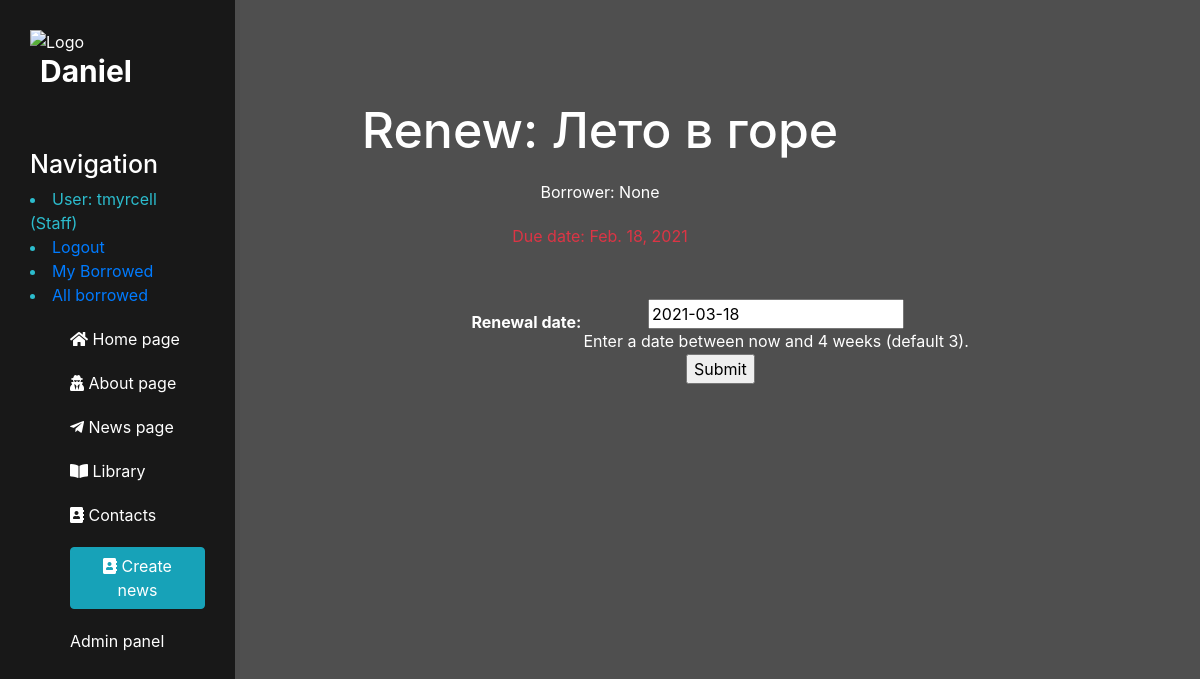
Page /library/book/abea4622-3078-4b9b-ab16-c16bd83eabcc/renew/ (signed in) on the earlier database version.
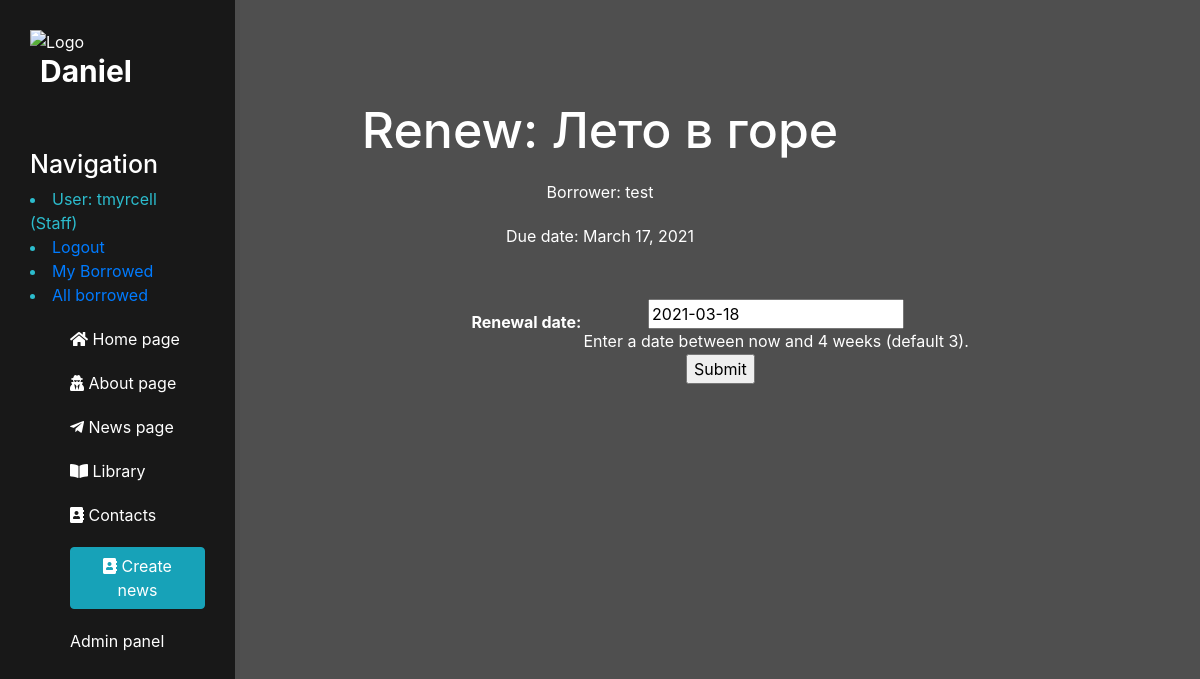
Same page on the later database version.
### library/models.py (models this page shows, shortened)
class BookInstance(models.Model):
    id = models.UUIDField(primary_key=True, default=uuid.uuid4,
                          help_text="Unique ID for this particular book across whole library")
    book = models.ForeignKey('Book', on_delete=models.RESTRICT)
    imprint = models.CharField(max_length=200)
    due_back = models.DateField(null=True, blank=True)
    borrower = models.ForeignKey(User, on_delete=models.SET_NULL, null=True, blank=True)
    LOAN_STATUS = (
        ('m', 'Maintenance'),
        ('o', 'On loan'),
        ('a', 'Available'),
        ('r', 'Reserved'),
    )
    status = models.CharField(
        max_length=1,
        choices=LOAN_STATUS,
        blank=True,
        default='m',
        help_text='Book availability')
    class Meta:
        ordering = ["due_back"]
        permissions = (("can_mark_returned", "Set book as returned"),)
    @property
    def is_overdue(self):
        if self.due_back and date.today() > self.due_back:
            return True
        return False

class Book(models.Model):
    title = models.CharField(max_length=200)
    author = models.ForeignKey('Author', on_delete=models.SET_NULL, null=True)
    summary = models.TextField(max_length=1000, help_text="Enter a brief description of the book")
    isbn = models.CharField('ISBN', max_length=13,
                            help_text='13 Character <a href="https://www.isbn-international.org/content/what-isbn'
                                      '">ISBN number</a>')
    genre = models.ManyToManyField(Genre, help_text="Select a genre for this book")
    language = models.ForeignKey('Language', on_delete=models.SET_NULL, null=True)
    class Meta:
        ordering = ['title', 'author']
    def display_genre(self):
        """Creates a string for the Genre. This is required to display genre in Admin."""
        return ', '.join([genre.name for genre in self.genre.all()[:3]])
    display_genre.short_description = 'Genre'

### library/views.py (the view)
# urls.py: path('book/<uuid:pk>/renew/', views.renew_book_librarian, name='renew-book-librarian'),
@login_required
@permission_required('library.can_mark_returned', raise_exception=True)
def renew_book_librarian(request, pk):
    book_inst = get_object_or_404(BookInstance, pk=pk)
    if request.method == 'POST':
        form = RenewBookForm(request.POST)
        if form.is_valid():
            book_inst.due_back = form.cleaned_data['renewal_date']
            book_inst.save()
            return HttpResponseRedirect(reverse('/'))
    else:
        proposed_renewal_date = datetime.date.today() + datetime.timedelta(weeks=3)
        form = RenewBookForm(initial={'renewal_date': proposed_renewal_date, })
    context = {
        'form': form,
        'book_instance': book_inst,
    }
    return render(request, 'library/book_renew_librarian.html', context)

### library/forms.py (shortened to what this page needs)
class RenewBookForm(forms.Form):
    renewal_date = forms.DateField(help_text="Enter a date between now and 4 weeks (default 3).")

### templates/library/book_renew_librarian.html (shortened to what this page needs)
{% extends "main/layout.html" %}
{% block content %}
    <div class="features">
    <h1>Renew: {{ book_instance.book.title }}</h1>
    <p>Borrower: {{book_instance.borrower}}</p>
    <p{% if book_instance.is_overdue %} class="text-danger"{% endif %}>Due date: {{book_instance.due_back}}</p>
    <form action="" method="post">
        <table>
        {{ form.as_table }}
        </table>
        <input type="submit" value="Submit" />
    </form>
    </div>
{% endblock %}

Differences in the rows shown:
changed BookInstance "Лето в горе": borrower "None" → "test"; due_back "Feb. 18, 2021" → "March 17, 2021"
